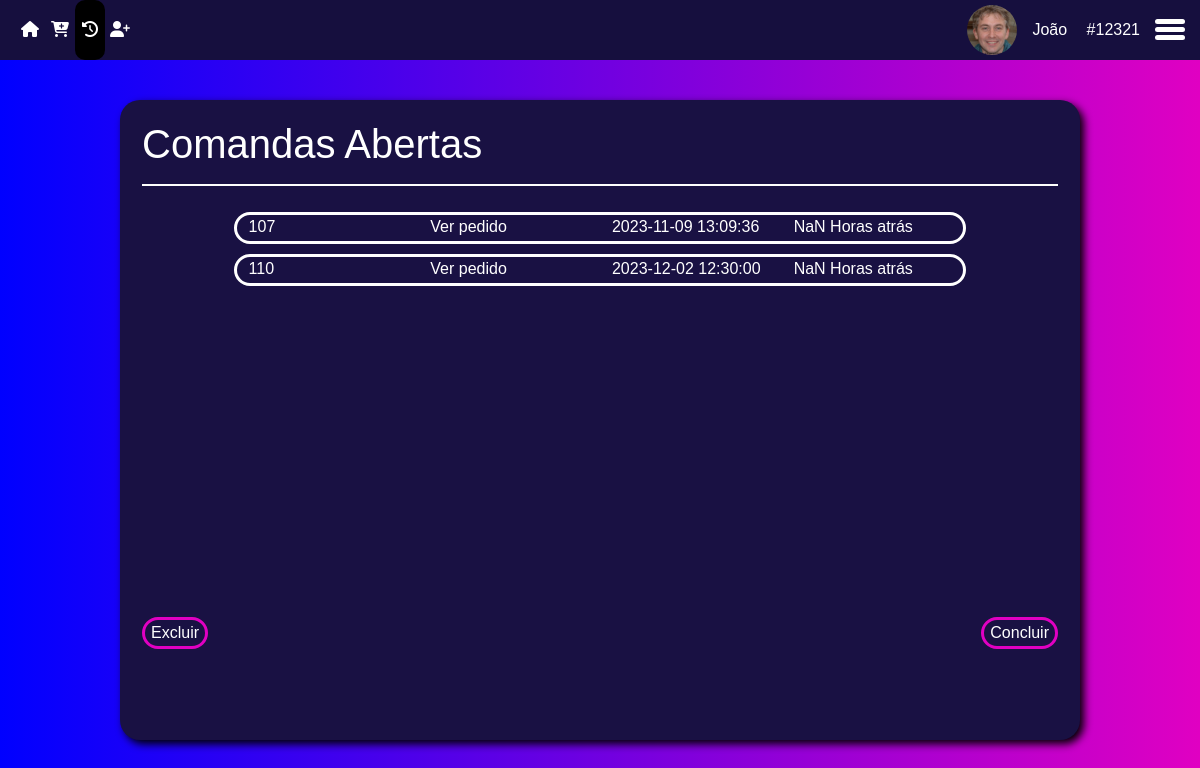
The page /Desktop/Caixa/app/comandas-abertas/comandas-abertas.php (signed in) on the database its author committed.
### tables this page shows
CREATE TABLE `pedidos` (
  `id` int(11) NOT NULL,
  `mesa` int(11) NOT NULL,
  `comanda` int(11) NOT NULL,
  `id_burguer` int(11) DEFAULT NULL,
  `qtd` int(11) DEFAULT NULL,
  `id_bebida` int(11) DEFAULT NULL,
  `qtdbeb` int(11) DEFAULT NULL,
  `id_acompanhamento` int(11) DEFAULT NULL,
  `qtdacomp` int(11) DEFAULT NULL,
  `id_molho` int(11) DEFAULT NULL,
  `qtdmolho` int(11) DEFAULT NULL,
  `id_sobremesa` int(11) DEFAULT NULL,
  `qtdsobremesa` int(11) DEFAULT NULL,
  `obs` varchar(150) DEFAULT NULL,
  `horaPedido` datetime NOT NULL,
  `situacao` varchar(50) NOT NULL DEFAULT 'PREPARANDO'
);

### Desktop/Caixa/app/comandas-abertas/comandas-abertas.php (the view, shortened to what this page needs)
<?php
include_once(__DIR__ . '/../../PHP/conn.php');
$nomeFunc = $_SESSION['nome'];
$idFunc = $_SESSION['id_func'];
$parts = explode(" ", $nomeFunc);
$primeiroNome = $parts[0];
$avatar = '../../../imgbd/' . $_SESSION['avatarSession'];
$comandas = $sql->query("SELECT * FROM pedidos WHERE situacao = 'PREPARANDO'");
?>
<!DOCTYPE html>
<html lang="pt-br">
<head>
    <link href="https://cdn.jsdelivr.net/npm/bootstrap@5.3.0-alpha3/dist/css/bootstrap.min.css" rel="stylesheet">
    <link rel="stylesheet" href="../../assets/css/menu.css">
    <link rel="stylesheet" href="../../assets/css/pedidos-abertos/pedidos-abertos.css">
</head>
<body>
    <div class="fundo">
        <header>
            <nav class="menuArea">
                <span>
                    <a href="../pagina-inicial/home.php">
                        <i class="fa-solid fa-house" style="color: #ffffff;"></i>
                    </a>
                </span>
                <span>
                    <a href="../novo-pedido/novo-pedido.php">
                        <i class="fa-solid fa-cart-plus" style="color: #ffffff;"></i>
                    </a>
                </span>
                <span class="active">
                    <a href="../comandas-abertas/comandas-abertas.php">
                        <i class="fa-solid fa-clock-rotate-left" style="color: #ffffff;"></i>
                    </a>
                </span>
                <span>
                    <a href="../area-do-cliente/area-do-cliente.php">
                        <i class="fa-solid fa-user-plus" style="color: #ffffff;"></i>
                    </a>
                </span>
            </nav>
            <aside class="sidebar-header">
                <img class="logo-img" src="<?php echo $avatar; ?>" alt="Foto do usuário">
                <span class="dados">
                    <span class="nome"><?php echo $primeiroNome; ?></span>
                    <span class="id">#<?php echo $idFunc; ?></span>
                </span>
                <div class="hamburger-menu">
                    <label for="checkbox-menu">
                        <span></span>
                        <span></span>
                        <span></span>
                    </label>
                </div>
            </aside>
        </header>
        <main>
            <div class="pedidosAbertosArea">
                <div class="container">
                    <h1>Comandas Abertas</h1>
                    <hr class="linha">
                    <div class="pedidosAbertosItems barra">
                    <?php foreach ($comandas as $index => $comanda): ?>
                        <div class="pedidosAbertosItemsArea">
                            <label for="1" class="optionComanda">
                                <div class="container">
                                    <div class="row">
                                        <div class="col-3">
                                            <p class="numComanda"><?php echo $comanda['comanda'];?></p>
                                        </div>
                                        <div class="col-3">
                                            <p class="btnVerPedido" data-comanda="<?php echo $comanda['comanda']; ?>">Ver pedido</p>
                                        </div>
                                        <div class="col-3">
                                            <p class="horaPedido"><?php echo $comanda['horaPedido']; ?></p>
                                        </div>
                                        <div class="col-3">
                                            <p><?php echo "mim"?></p>
                                        </div>
                                    </div>
                                </div>
                            </label>
                        </div>
                        <?php endforeach; ?>
                    </div>
                    <div class="optionButtonArea">
                        <button class="btnExcluirPedido" id="btnExcluirPedido" data-comanda="">Excluir</button>
                        <button class="btnConcluirPedido" id="btnConcluirPedido" data-comanda="' "'>Concluir</button>
                    </div>
                </div>
            </div>
        </main>
    </div>
</body>
</html>

### Desktop/Caixa/assets/css/menu.css (style rules this page uses)
:root { --rosa: #E000C2; --azulClaro: #07E8FF; --azul: #0000FF; --azulEscuro: #191143; --azulDiferenciado: #3214E1; }
* { box-sizing: border-box; }
body { margin: 0; font-family: sans-serif; color: #fff; }
.fundo { position: absolute; background-image: linear-gradient(to left, var(--rosa), var(--azul)); width: 100%; height: 100%; }
header { background-color: rgb(22, 15, 62); width: 100%; height: 60px; display: flex; justify-content: space-between; align-items: center; }
.menuArea { display: block; margin-left: 15px; }
.menuArea { height: 100%; display: flex; align-items: center; }
.menuArea span { height: 100%; width: 30px; border-radius: 10px; display: flex; align-items: center; justify-content: center; transition: .3s; }
.menuArea span a { color: #fff; }
.active { background-color: #000; }
.sidebar-header { display: flex; align-items: center; margin-right: 15px; }
.logo-img { margin-right: 15px; width: 50px; height: 50px; border-radius: 50%; object-fit: cover; transition: .4s; }
.nome, .id { margin-right: 15px; }
.hamburger-menu { height: 100%; display: flex; align-items: center; justify-content: center; }
label { cursor: pointer; position: relative; display: block; height: 22px; width: 30px; }
label span { position: absolute; display: block; height: 5px; width: 100%; border-radius: 30px; background: #fff; transition: 0.25s ease-in-out; }
label span:nth-child(1) { top: 0; }
label span:nth-child(2) { top: 8px; }
label span:nth-child(3) { top: 16px; }
.linha { border: 1px solid white; opacity: 100; width: 100%; }

### Desktop/Caixa/assets/css/pedidos-abertos/pedidos-abertos.css (style rules this page uses)
main { height: 90vh; display: flex; align-items: center; justify-content: center; }
.pedidosAbertosArea { height: 80vh; width: 80%; padding: 20px 10px 20px 10px; color: #fff; background-color: var(--azulEscuro); border-radius: 20px; box-shadow: 4px 4px 8px black; }
.pedidosAbertosItems { overflow: auto; height: 50vh; }
.optionComanda { display: block; width: 80%; height: 2em; margin: auto; border: 3px solid #fff; border-radius: 20px; transition: .3s; }
.pedidosAbertosItemsArea { margin-top: 10px }
.optionButtonArea { margin-top: 15px; display: flex; justify-content: space-between; }
.optionButtonArea button { background-color: var(--azulEscuro); color: #fff; border: 3px solid var(--rosa); border-radius: 20px; transition: .3s; }

### rows shown on the page
pedidos: comanda "107", horaPedido "2023-11-09 13:09:36"
pedidos: comanda "110", horaPedido "2023-12-02 12:30:00"

### other values the page prints
$primeiroNome "João"
$idFunc "12321"
